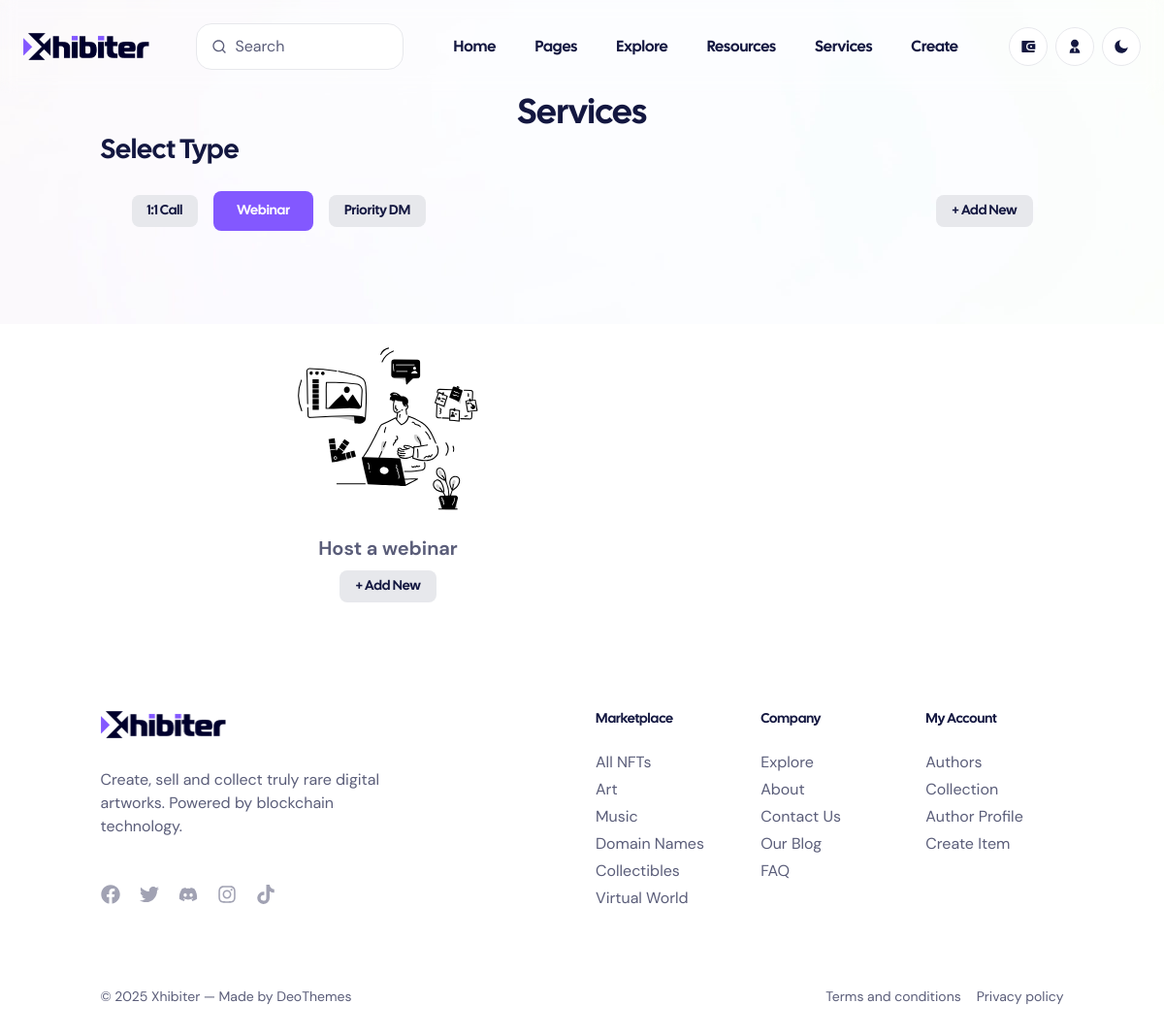
Page /service/webinar/ (signed in) on the earlier database version.
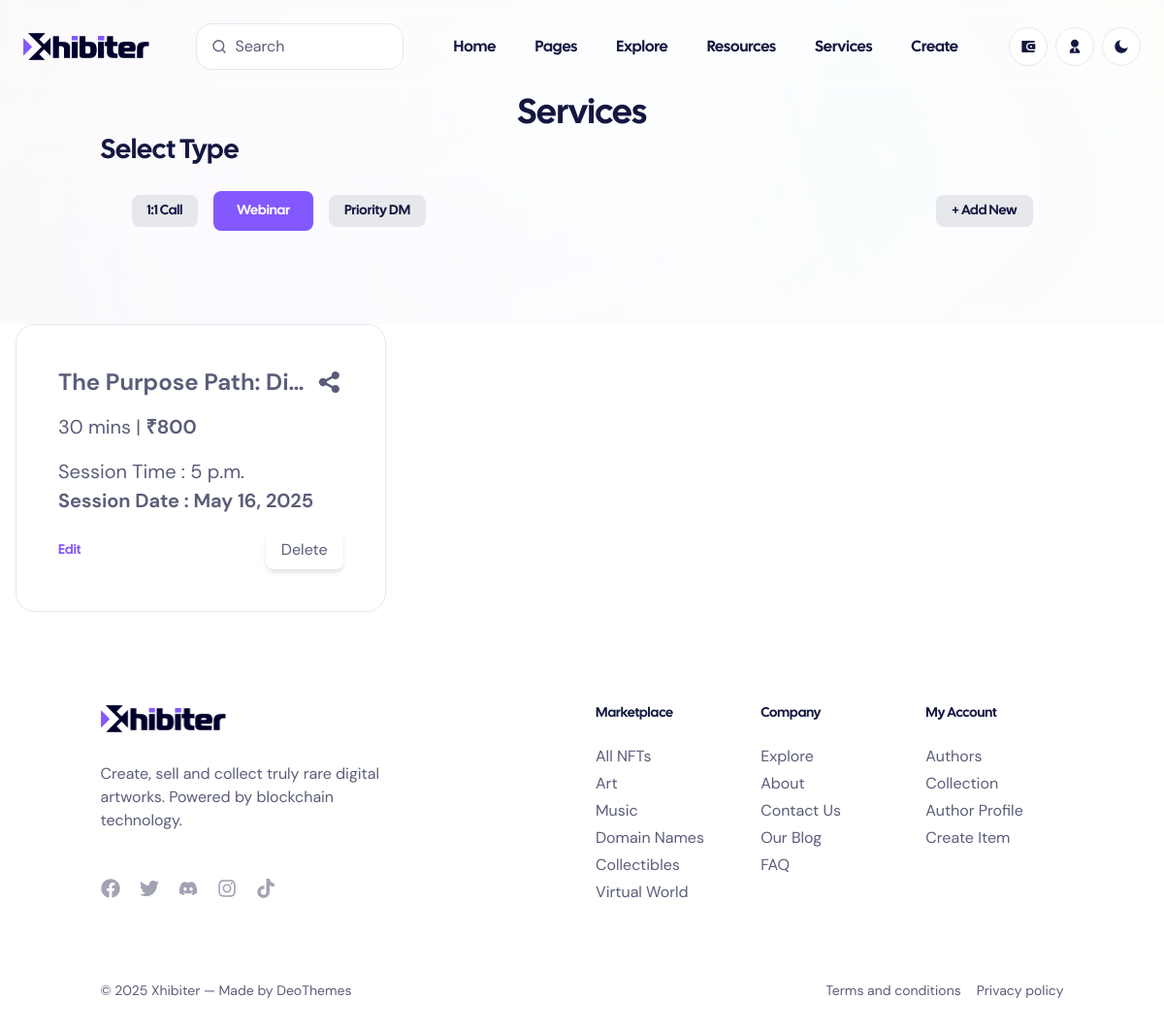
Same page on the later database version.
### myapp/models.py (models this page shows, shortened)
class ServiceWebinarForm(models.Model):
    creator = models.ForeignKey(UserProfile, on_delete=models.CASCADE)
    slug = models.SlugField(unique=True, blank=True)
    title = models.CharField(max_length=255,null=True,blank=True)
    description = models.TextField(null=True,blank=True,default="")
    duration = models.CharField(max_length=2,null=True,blank=True)
    session_time = models.TimeField(null=True,blank=True)
    session_date = models.DateField(null=True,blank=True)
    amount = models.CharField(max_length=7,null=True,blank=True)
    created_at = models.DateTimeField(auto_now_add=True)
    def get_absolute_url(self):
        return reverse('item', kwargs={'slug': self.slug})

### myapp/views.py (the view)
# urls.py: path('service/webinar/',views.webinar,name="service/webinar"),
def webinar(request):
  creatorwebinardetails = []
  try:
        profile = UserProfile.objects.get(id=request.user.id)
  except UserProfile.DoesNotExist:
        raise Http404("Page not found.")
  if not profile.is_creator:
        raise Http404("Page not found.")
  creatorwebinarsessiondetails =  ServiceWebinarForm.objects.filter(creator = request.user.id)
  for creator in creatorwebinarsessiondetails:
    creatorwebinardetails.append(creator)
  return render(request, 'webinar.html',{'creatorwebinarsessiondetails':creatorwebinardetails})

### myapp/templatetags/utils.py (called while the page is built)
@register.simple_tag(takes_context=True)
def get_domain(context):
    request = context['request']
    return f"{request.scheme}://{request.get_host()}"

### templates/webinar.html (shortened to what the changed rows need)
{% extends 'base.html' %}
{% load static %}
{% load utils %}
{% block content %}
    <main>
      <section class="relative py-24">
       <div class="container">
        <h1 class="text-center font-display text-4xl font-medium text-jacarta-700 dark:text-white">
            Services
          </h1>
          <p class=" font-display text-2xl font-medium text-jacarta-700 dark:text-white">Select Type</p><br>
      </section>
      {% if creatorwebinarsessiondetails %}
      <div class="grid grid-cols-1 sm:grid-cols-2 md:grid-cols-3 px-4 dark:text-white" style="gap:1%">
        {% for creator in creatorwebinarsessiondetails %}
        <div id="session-{{ creator.id }}" class="rounded-2.5xl border border-jacarta-100 bg-white p-[1.1875rem] transition-shadow hover:shadow-lg dark:border-jacarta-700 dark:bg-jacarta-700 h-full flex flex-col">
            <div class="p-6 flex flex-col h-full">
                <div class="flex justify-between items-center mb-4">
                    <h1 class="text-xl font-semibold truncate" title="one to one">{{ creator.title }}</h1>
                    <div class="flex items-center gap-2 text-gray-500">
                      {% get_domain as domain %}
                      <button data-tippy-content="Share session" onclick="shareSession('{{ creator.title }}', '{{ domain  }}{{ creator.get_absolute_url }}')" >
                    </button>
                    </div>
                </div>
                <div class="text-gray-600 text-lg mb-4 flex-grow">
                    <span>{{ creator.duration }} mins | </span>
                    <span class="text-gray-900 font-semibold">₹{{ creator.amount }}</span>
                </div>
                <div class="text-gray-600 text-lg mb-4">
                    <span> Session Time : {{ creator.session_time }} </span><br>
                    <span class="text-gray-900 font-semibold"> Session Date : {{ creator.session_date }}</span>
                </div>
                <div class="flex justify-between mt-auto">
                    <button class="font-display text-sm font-semibold text-accent"
                            data-bs-toggle="modal"
                            data-bs-target="#editWebinarModal"
                            data-id="{{ creator.id }}"
        data-title="{{ creator.title|escapejs }}"
        data-description="{{ creator.description|escapejs }}"
        data-duration="{{ creator.duration }}"
        data-amount="{{ creator.amount }}"
        data-session_time="{{ creator.session_time|escapejs }}"
        data-session_date="{{ creator.session_date }}"
        onclick="populateEditWebinarModal(this)">
    Edit
                    </button>
                    <button class="bg-red-500 text-dark px-4 py-2 rounded-lg shadow-md hover:bg-red-600 transition"
                            onclick="deleteWebinarSession({{ creator.id }})">
                        Delete
                    </button>
                </div>
            </div>
        </div>
        {% endfor %}
    </div>
      {% else %}
      <div class="w-full md:w-2/3 p-4 flex flex-col items-center text-center">
        <img
            alt="Empty State"
            loading="lazy"
            width="204"
            height="20"
            class="h-auto"
            src="{% static 'img/webinar.svg' %}"
            style="color: transparent;"
        />
        <div class="flex flex-col space-y-2 mt-4">
            <h5 class="text-lg font-semibold text-gray-800 dark:text-white">Host a webinar</h5>
            <div class="flex justify-center gap-6 mt-4">
                <a href="{% url 'create-service' %}?type=Webinar" class="px-4 py-2 rounded-lg bg-jacarta-100 font-display text-sm font-semibold text-jacarta-700 transition-colors hover:border-transparent hover:bg-accent hover:text-white dark:bg-jacarta-700 dark:text-white dark:hover:bg-accent inline-block">
                    + Add New
                </a>
            </div>
        </div>
        {% endif %}
    </div>
    </main>
    {% endblock %}

Differences in the rows shown:
added ServiceWebinarForm: title "The Purpose Path: Di…", duration "30", amount "800", session_time "5 p.m.", session_date "May 16, 2025"
Other differences:
text no longer shown: "Host a webinar + Add New"
